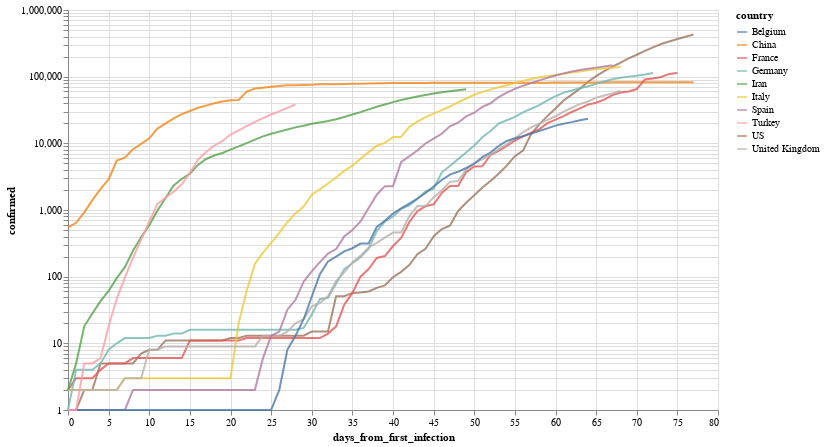

Notebook code for this chart:
### Markdown cell above
Por ejemplo, evolución (interactiva!) de los paises con mas infectados

### Code cell
total_confirmed_by_country = global_df.groupby('country').confirmed.max().sort_values(ascending=False)
selected_countries = total_confirmed_by_country[total_confirmed_by_country > 1000].index

plot_df = global_df[
    (global_df.confirmed > 0) & 
    (global_df.country.isin(selected_countries[:10]))
].sort_values('date')

selection = alt.selection_multi(
    fields=['country'], 
    bind='legend', 
    init=[{'country': c} for c in selected_countries[:10]]
)


(
    alt.Chart(plot_df)
       .mark_line()
       .encode(
           x='days_from_first_infection', 
           y=alt.Y('confirmed', scale=alt.Scale(type='log')), 
           color='country',
           opacity=alt.condition(selection, alt.value(.8), alt.value(.05))
       ).add_selection(selection)
        .properties(width=650, height=400)
       
)

### Figure 1 — Vega-Lite specification as saved in the notebook (floating-point values rounded to 4 significant figures; data arrays with more than 128 entries replaced by an {"elided": "..."} marker saying what was removed)
{"config": {"view": {"continuousWidth": 400, "continuousHeight": 300}}, "data": {"name": "data-5a1a0661610f70416012617d8a0c04ee"}, "mark": "line", "encoding": {"color": {"type": "nominal", "field": "country"}, "opacity": {"condition": {"value": 0.8, "selection": "selector001"}, "value": 0.05}, "x": {"type": "quantitative", "field": "days_from_first_infection"}, "y": {"type": "quantitative", "field": "confirmed", "scale": {"type": "log"}}}, "height": 400, "selection": {"selector001": {"type": "multi", "fields": ["country"], "bind": "legend", "init": [{"country": "US"}, {"country": "Spain"}, {"country": "Italy"}, {"country": "France"}, {"country": "Germany"}, {"country": "China"}, {"country": "Iran"}, {"country": "United Kingdom"}, {"country": "Turkey"}, {"country": "Belgium"}]}}, "width": 650, "$schema": "https://vega.github.io/schema/vega-lite/v4.8.1.json", "datasets": {"data-5a1a0661610f70416012617d8a0c04ee": {"elided": "655 records"}}}
